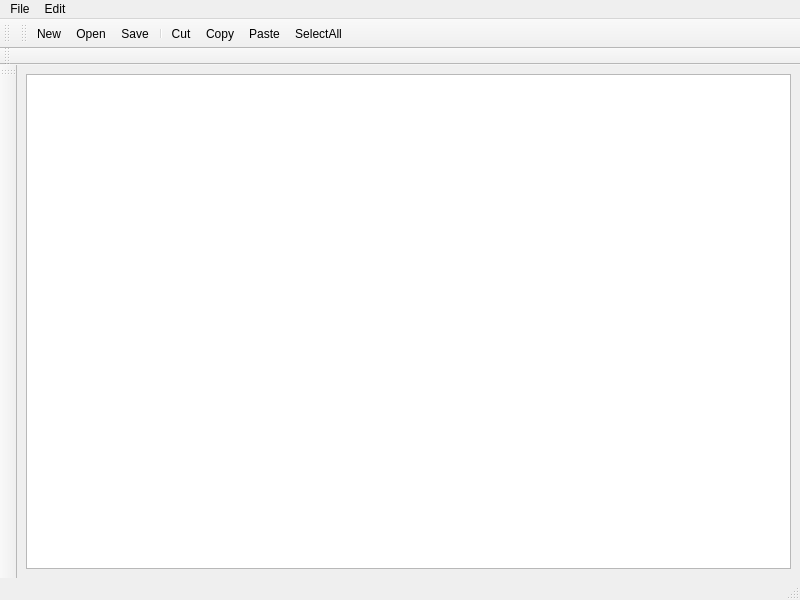
<?xml version="1.0" encoding="UTF-8"?>
<ui version="4.0">
 <class>MainWindow</class>
 <widget class="QMainWindow" name="MainWindow">
  <property name="enabled">
   <bool>true</bool>
  </property>
  <property name="geometry">
   <rect>
    <x>0</x>
    <y>0</y>
    <width>800</width>
    <height>600</height>
   </rect>
  </property>
  <property name="minimumSize">
   <size>
    <width>800</width>
    <height>600</height>
   </size>
  </property>
  <property name="maximumSize">
   <size>
    <width>800</width>
    <height>600</height>
   </size>
  </property>
  <property name="mouseTracking">
   <bool>false</bool>
  </property>
  <property name="tabletTracking">
   <bool>true</bool>
  </property>
  <property name="windowTitle">
   <string>Nova</string>
  </property>
  <widget class="QWidget" name="centralwidget">
   <layout class="QGridLayout" name="gridLayout">
    <item row="0" column="0">
     <widget class="QPlainTextEdit" name="plainTextEdit"/>
    </item>
   </layout>
  </widget>
  <widget class="QMenuBar" name="menubar">
   <property name="geometry">
    <rect>
     <x>0</x>
     <y>0</y>
     <width>800</width>
     <height>21</height>
    </rect>
   </property>
   <widget class="QMenu" name="menuFile">
    <property name="title">
     <string>File</string>
    </property>
    <addaction name="actionNew"/>
    <addaction name="actionOpen"/>
    <addaction name="actionSave"/>
   </widget>
   <widget class="QMenu" name="menuEdit">
    <property name="title">
     <string>Edit</string>
    </property>
    <addaction name="actionCut"/>
    <addaction name="actionCopy"/>
    <addaction name="actionPaste"/>
    <addaction name="separator"/>
    <addaction name="actionSelectAll"/>
   </widget>
   <addaction name="menuFile"/>
   <addaction name="menuEdit"/>
  </widget>
  <widget class="QToolBar" name="toolBar">
   <property name="windowTitle">
    <string>toolBar</string>
   </property>
   <attribute name="toolBarArea">
    <enum>TopToolBarArea</enum>
   </attribute>
   <attribute name="toolBarBreak">
    <bool>false</bool>
   </attribute>
  </widget>
  <widget class="QToolBar" name="toolBar_2">
   <property name="windowTitle">
    <string>toolBar_2</string>
   </property>
   <attribute name="toolBarArea">
    <enum>TopToolBarArea</enum>
   </attribute>
   <attribute name="toolBarBreak">
    <bool>false</bool>
   </attribute>
   <addaction name="actionNew"/>
   <addaction name="actionOpen"/>
   <addaction name="actionSave"/>
   <addaction name="separator"/>
   <addaction name="actionCut"/>
   <addaction name="actionCopy"/>
   <addaction name="actionPaste"/>
   <addaction name="actionSelectAll"/>
  </widget>
  <widget class="QStatusBar" name="statusBar"/>
  <widget class="QToolBar" name="toolBar_3">
   <property name="windowTitle">
    <string>toolBar_3</string>
   </property>
   <attribute name="toolBarArea">
    <enum>TopToolBarArea</enum>
   </attribute>
   <attribute name="toolBarBreak">
    <bool>true</bool>
   </attribute>
  </widget>
  <widget class="QToolBar" name="toolBar_4">
   <property name="windowTitle">
    <string>toolBar_4</string>
   </property>
   <attribute name="toolBarArea">
    <enum>LeftToolBarArea</enum>
   </attribute>
   <attribute name="toolBarBreak">
    <bool>false</bool>
   </attribute>
  </widget>
  <action name="actionNew">
   <property name="text">
    <string>New</string>
   </property>
  </action>
  <action name="actionOpen">
   <property name="text">
    <string>Open</string>
   </property>
  </action>
  <action name="actionSave">
   <property name="text">
    <string>Save</string>
   </property>
  </action>
  <action name="actionCut">
   <property name="text">
    <string>Cut</string>
   </property>
  </action>
  <action name="actionSelectAll">
   <property name="text">
    <string>SelectAll</string>
   </property>
  </action>
  <action name="actionCopy">
   <property name="text">
    <string>Copy</string>
   </property>
  </action>
  <action name="actionPaste">
   <property name="text">
    <string>Paste</string>
   </property>
  </action>
 </widget>
 <resources/>
 <connections/>
</ui>
